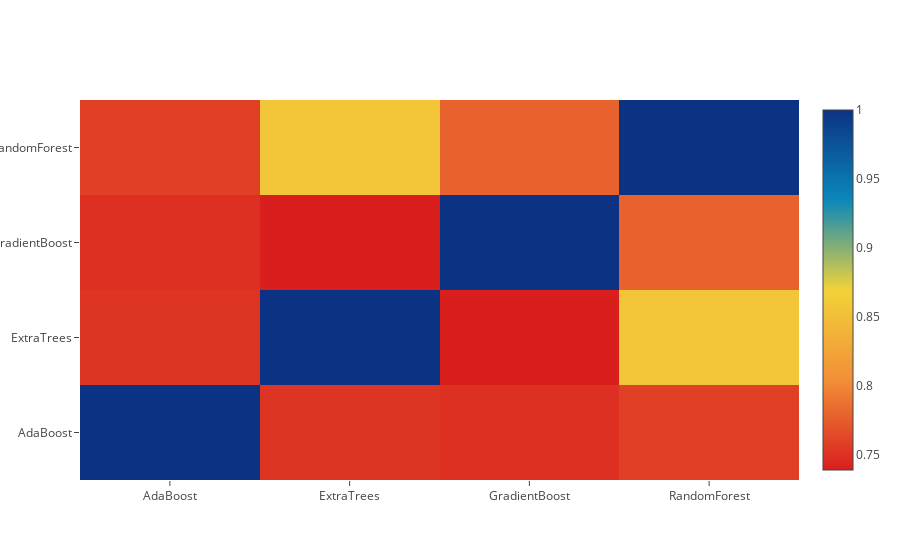

Notebook code for this chart:
### Code cell
data = [
    go.Heatmap(
        z= base_predictions_train.astype(float).corr().values ,
        x=base_predictions_train.columns.values,
        y= base_predictions_train.columns.values,
          colorscale='Portland',
            showscale=True,
            reversescale = True
    )
]
py.iplot(data, filename='labelled-heatmap')

### Figure 1 — Plotly figure (JSON) as saved in the notebook; plotly's stock layout.template omitted (floating-point values rounded to 4 significant figures)
{"data": [{"colorscale": "Portland", "reversescale": true, "showscale": true, "type": "heatmap", "x": ["AdaBoost", "ExtraTrees", "GradientBoost", "RandomForest"], "y": ["AdaBoost", "ExtraTrees", "GradientBoost", "RandomForest"], "z": [[1, 0.7512, 0.7485, 0.7581], [0.7512, 1, 0.7386, 0.8566], [0.7485, 0.7386, 1, 0.7779], [0.7581, 0.8566, 0.7779, 1]]}], "layout": {}}
